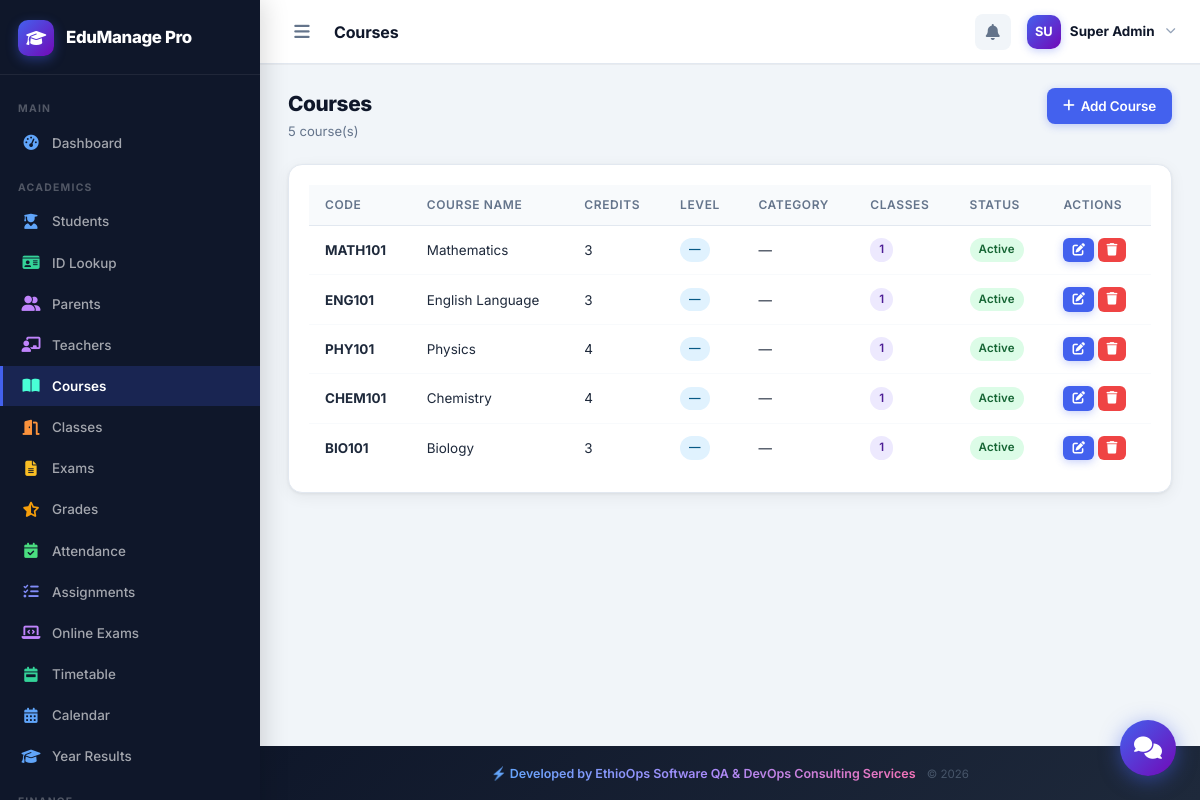
Page /modules/courses/index.php (signed in) on the committed database.
### tables this page shows
CREATE TABLE courses (
    id INT AUTO_INCREMENT PRIMARY KEY,
    code VARCHAR(20) UNIQUE NOT NULL,
    name VARCHAR(150) NOT NULL,
    description TEXT,
    credits TINYINT DEFAULT 3,
    level ENUM('Beginner','Intermediate','Advanced','All'),
    category VARCHAR(80),
    is_active TINYINT(1) DEFAULT 1,
    created_at TIMESTAMP DEFAULT CURRENT_TIMESTAMP
);

### includes/config.php (called while the page is built, shortened)
<?php
function is_super_admin() { return ($_SESSION['user']['role'] ?? '') === 'super_admin'; }
function e($s) { return htmlspecialchars($s ?? '', ENT_QUOTES); }

### modules/courses/index.php (the view, shortened to what this page needs)
<?php
require_once '../../includes/config.php';
$page_title = 'Courses';
$active_page = 'courses';
$courses = $pdo->query("SELECT c.*, COUNT(DISTINCT cl.id) AS class_count FROM courses c LEFT JOIN classes cl ON c.id=cl.course_id GROUP BY c.id ORDER BY c.created_at DESC")->fetchAll();
require_once '../../includes/header.php';
?>
<div class="page-header">
  <div><h1>Courses</h1><p><?= count($courses) ?> course(s)</p></div>
  <a href="add.php" class="btn btn-primary"><i class="fas fa-plus"></i> Add Course</a>
</div>
<div class="card"><div class="card-body">
  <div class="table-wrap"><table>
    <thead><tr><th>Code</th><th>Course Name</th><th>Credits</th><th>Level</th><th>Category</th><th>Classes</th><th>Status</th><th>Actions</th></tr></thead>
    <tbody>
    <?php foreach ($courses as $c): ?>
    <tr>
      <td><strong><?= e($c['code']) ?></strong></td>
      <td><?= e($c['name']) ?></td>
      <td><?= $c['credits'] ?></td>
      <td><span class="badge badge-info"><?= e($c['level']??'—') ?></span></td>
      <td><?= e($c['category']??'—') ?></td>
      <td><span class="badge badge-primary"><?= $c['class_count'] ?></span></td>
      <td><span class="badge badge-<?= $c['is_active']?'success':'secondary' ?>"><?= $c['is_active']?'Active':'Inactive' ?></span></td>
      <td>
        <a href="edit.php?id=<?= $c['id'] ?>" class="btn btn-sm btn-primary btn-icon"><i class="fas fa-edit"></i></a>
        <a href="delete.php?id=<?= $c['id'] ?>" class="btn btn-sm btn-danger btn-icon confirm-delete"><i class="fas fa-trash"></i></a>
      </td>
    </tr>
    <?php endforeach; ?>
    </tbody>
  </table></div>
</div></div>
<?php require_once '../../includes/footer.php'; ?>

### includes/header.php (shortened to what this page needs)
<?php
$role = $_SESSION['user']['role'] ?? '';
$ap = $active_page ?? '';
?>
<!DOCTYPE html>
<html lang="en">
<head>
<link rel="stylesheet" href="https://cdnjs.cloudflare.com/ajax/libs/font-awesome/6.5.0/css/all.min.css">
<link rel="stylesheet" href="<?= BASE_URL ?>/assets/css/style.css?v=2.1">
</head>
<body>
<aside class="sidebar" id="sidebar">
  <div class="sidebar-brand">
    <div class="sidebar-brand-icon"><i class="fas fa-graduation-cap"></i></div>
    <span><?= APP_NAME ?></span>
  </div>
  <nav class="sidebar-nav">
    <?php if (is_super_admin()): ?>
    <div class="nav-section">MAIN</div>
    <a href="<?= BASE_URL ?>/modules/super_admin/dashboard.php" class="nav-item <?= $ap==='super_dashboard'?'active':'' ?>"><i class="fas fa-crown ni-gold" style="color:#f4a261"></i><span>Super Dashboard</span></a>
    <a href="<?= BASE_URL ?>/modules/super_admin/branches.php" class="nav-item <?= $ap==='super_branches'?'active':'' ?>"><i class="fas fa-building ni-orange"></i><span>Manage Branches</span></a>
    <a href="<?= BASE_URL ?>/modules/super_admin/reports.php" class="nav-item <?= $ap==='super_reports'?'active':'' ?>"><i class="fas fa-chart-line ni-purple"></i><span>Global Reports</span></a>
    <a href="<?= BASE_URL ?>/modules/super_admin/admins.php" class="nav-item <?= $ap==='super_admins'?'active':'' ?>"><i class="fas fa-user-shield ni-blue"></i><span>Branch Admins</span></a>
    <a href="<?= BASE_URL ?>/modules/super_admin/branch_activity.php" class="nav-item <?= $ap==='super_branch_activity'?'active':'' ?>"><i class="fas fa-history ni-teal"></i><span>Branch Activity</span></a>
    <?php else: ?>
    <div class="nav-section">MAIN</div>
    <a href="<?= BASE_URL ?>/dashboard.php" class="nav-item <?= $ap==='dashboard'?'active':'' ?>"><i class="fas fa-tachometer-alt ni-blue"></i><span>Dashboard</span></a>
    <div class="nav-section">ACADEMICS</div>
    <a href="<?= BASE_URL ?>/modules/students/index.php" class="nav-item <?= $ap==='students'?'active':'' ?>"><i class="fas fa-user-graduate ni-blue"></i><span>Students</span></a>
    <a href="<?= BASE_URL ?>/modules/students/lookup.php" class="nav-item <?= $ap==='student_lookup'?'active':'' ?>"><i class="fas fa-id-card ni-teal"></i><span>ID Lookup</span></a>
    <a href="<?= BASE_URL ?>/modules/students/parents.php" class="nav-item <?= $ap==='parents'?'active':'' ?>"><i class="fas fa-user-friends ni-purple"></i><span>Parents</span></a>
    <a href="<?= BASE_URL ?>/modules/teachers/index.php" class="nav-item <?= $ap==='teachers'?'active':'' ?>"><i class="fas fa-chalkboard-teacher ni-purple"></i><span>Teachers</span></a>
    <a href="<?= BASE_URL ?>/modules/courses/index.php" class="nav-item <?= $ap==='courses'?'active':'' ?>"><i class="fas fa-book-open ni-teal"></i><span>Courses</span></a>
    <a href="<?= BASE_URL ?>/modules/classes/index.php" class="nav-item <?= $ap==='classes'?'active':'' ?>"><i class="fas fa-door-open ni-orange"></i><span>Classes</span></a>
    <a href="<?= BASE_URL ?>/modules/exams/index.php" class="nav-item <?= $ap==='exams'?'active':'' ?>"><i class="fas fa-file-alt ni-yellow"></i><span>Exams</span></a>
    <a href="<?= BASE_URL ?>/modules/grades/index.php" class="nav-item <?= $ap==='grades'?'active':'' ?>"><i class="fas fa-star-half-alt ni-gold"></i><span>Grades</span></a>
    <a href="<?= BASE_URL ?>/modules/attendance/index.php" class="nav-item <?= $ap==='attendance'?'active':'' ?>"><i class="fas fa-calendar-check ni-green"></i><span>Attendance</span></a>
    <a href="<?= BASE_URL ?>/modules/assignments/index.php" class="nav-item <?= $ap==='assignments'?'active':'' ?>"><i class="fas fa-tasks ni-indigo"></i><span>Assignments</span></a>
    <a href="<?= BASE_URL ?>/modules/online_exam/index.php" class="nav-item <?= $ap==='online_exam'?'active':'' ?>"><i class="fas fa-laptop-code ni-purple"></i><span>Online Exams</span></a>
    <a href="<?= BASE_URL ?>/modules/timetable/index.php" class="nav-item <?= $ap==='timetable'?'active':'' ?>"><i class="fas fa-calendar-week ni-teal"></i><span>Timetable</span></a>
    <a href="<?= BASE_URL ?>/modules/calendar/index.php" class="nav-item <?= $ap==='calendar'?'active':'' ?>"><i class="fas fa-calendar-alt ni-blue"></i><span>Calendar</span></a>
    <a href="<?= BASE_URL ?>/modules/results/index.php" class="nav-item <?= $ap==='results'?'active':'' ?>"><i class="fas fa-graduation-cap ni-blue"></i><span>Year Results</span></a>
    <div class="nav-section">FINANCE</div>
    <?php endif; ?>
  </nav>
</aside>
<div class="main-wrapper" id="mainWrapper">
  <header class="topbar">
    <button class="sidebar-toggle" id="sidebarToggle" title="Toggle sidebar">
      <i class="fas fa-bars"></i>
    </button>
    <div class="topbar-title"><?= e($page_title ?? 'Dashboard') ?></div>
    <div class="topbar-right">
      <div class="notif-bell" id="notifBell" style="position:relative;cursor:pointer">
        <button class="notif-bell-btn" title="Notifications">
          <i class="fas fa-bell"></i>
        </button>
      </div>
      <div class="user-menu" id="userMenu" onclick="toggleUserMenu(event)">
        <div class="user-avatar"><?= strtoupper(substr($_SESSION['user']['name']??'A',0,2)) ?></div>
        <div class="user-info">
          <span class="user-name"><?= e($_SESSION['user']['name'] ?? 'Admin') ?></span>
        </div>
        <i class="fas fa-chevron-down" style="font-size:.65rem;color:#94a3b8;margin-left:2px"></i>
      </div>
    </div>
  </header>
  <main class="content">

### includes/footer.php (shortened to what this page needs)
  </main>
  <footer style="text-align:center;padding:16px 20px;background:linear-gradient(135deg,#0f172a,#1e293b);margin-top:auto">
    <span style="font-size:.78rem;font-weight:600;background:linear-gradient(90deg,#60a5fa,#a78bfa,#f472b6);-webkit-background-clip:text;-webkit-text-fill-color:transparent;background-clip:text">
      ⚡ Developed by EthioOps Software QA &amp; DevOps Consulting Services
    </span>
    <span style="color:#475569;font-size:.72rem;margin-left:8px">&copy; 2026</span>
  </footer>
</div>
<div id="chatWidget">
  <button id="chatToggleBtn" onclick="toggleChat()" title="Messages">
    <i class="fas fa-comments"></i>
  </button>
</div>
</body>
</html>

### includes/footer.php (style rules this page uses)
#chatWidget { position:fixed; bottom:24px; right:24px; z-index:9999; font-family:'Segoe UI',sans-serif; }
#chatToggleBtn { width:56px; height:56px; border-radius:50%; border:none; cursor:pointer; background:linear-gradient(135deg,#4361ee,#7209b7); color:#fff; font-size:1.4rem; box-shadow:0 4px 20px rgba(67,97,238,.5); display:flex; align-items:center; justify-content:center; transition:transform .2s,box-shadow .2s; position:relative; }

### rows in the picture
courses: code "MATH101", name "Mathematics", credits "3", level "—", category "—", class_count "1", is_active "Active"
courses: code "ENG101", name "English Language", credits "3", level "—", category "—", class_count "1", is_active "Active"
courses: code "PHY101", name "Physics", credits "4", level "—", category "—", class_count "1", is_active "Active"
courses: code "CHEM101", name "Chemistry", credits "4", level "—", category "—", class_count "1", is_active "Active"
courses: code "BIO101", name "Biology", credits "3", level "—", category "—", class_count "1", is_active "Active"

### other values in the picture
APP_NAME "EduManage Pro"
$page_title "Courses"
substr($_SESSION['user']['name']??'A',0,2) "SU"
$_SESSION['user']['name'] "Super Admin"
count($courses) "5"
